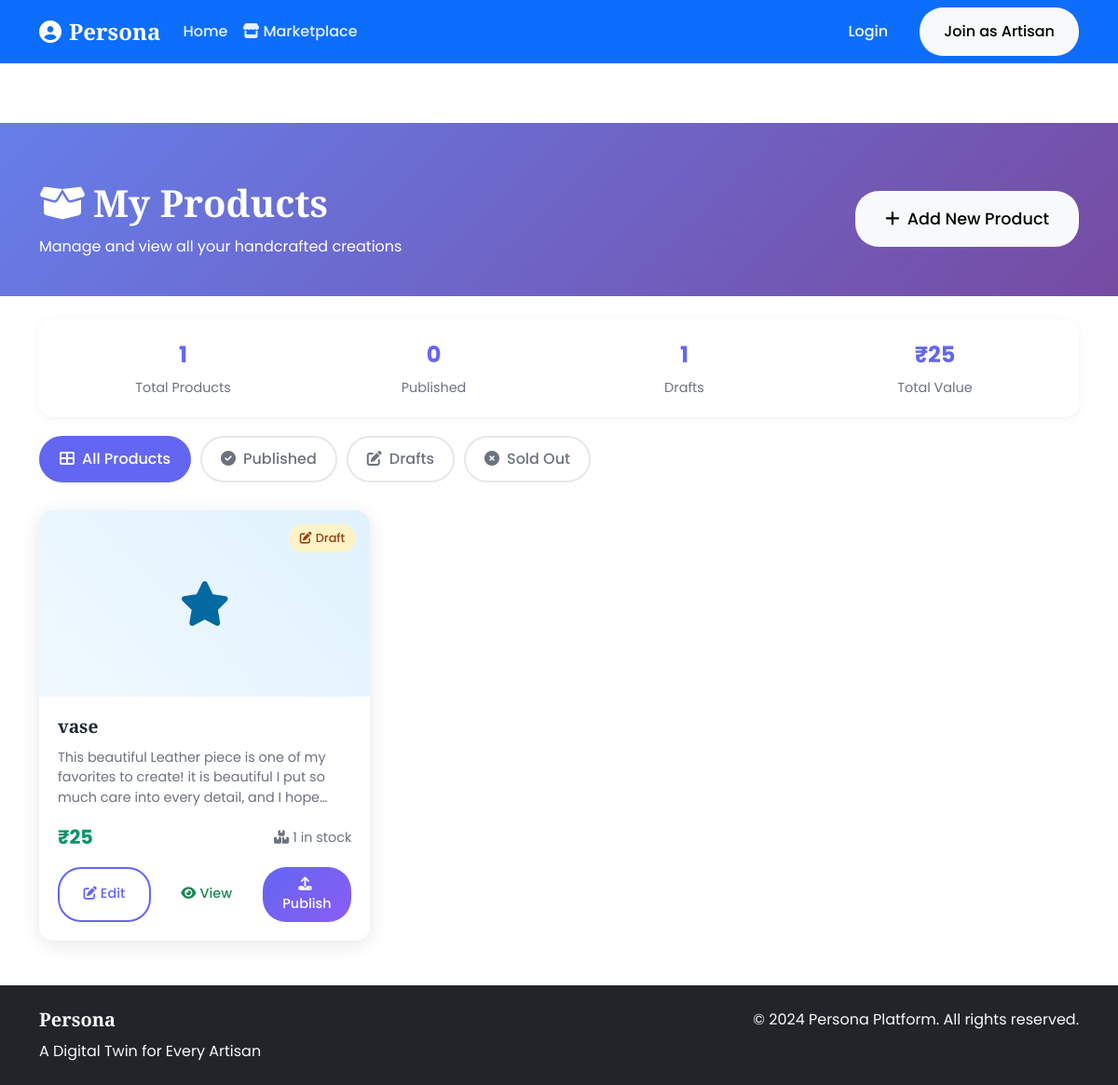
Page /artisan/products (signed in) on the committed database.
### app.py (models this page shows)
class Product(db.Model):
    id = db.Column(db.Integer, primary_key=True)
    artisan_id = db.Column(db.Integer, db.ForeignKey('artisan.id'), nullable=False)
    name = db.Column(db.String(200), nullable=False)
    description = db.Column(db.Text)
    ai_enriched_description = db.Column(db.Text)
    price = db.Column(db.Float, nullable=False)
    stock_quantity = db.Column(db.Integer, default=1)
    category = db.Column(db.String(100))
    images = db.Column(db.Text)  # JSON array of image paths
    status = db.Column(db.String(20), default='draft')  # draft, published, sold_out
    cultural_significance = db.Column(db.Text)
    creation_story = db.Column(db.Text)
    created_at = db.Column(db.DateTime, default=datetime.utcnow)

### app.py (the view)
    def decorated_function(*args, **kwargs):
        if not is_logged_in():
            return redirect(url_for('login'))
        return f(*args, **kwargs)

### app.py (called while the page is built)
def is_logged_in():
    return 'user_id' in session

def get_current_user():
    if is_logged_in():
        return User.query.get(session['user_id'])
    return None

def login_required(f):
    def decorated_function(*args, **kwargs):
        if not is_logged_in():
            return redirect(url_for('login'))
        return f(*args, **kwargs)
    decorated_function.__name__ = f.__name__
    return decorated_function

@app.route('/artisan/products')
@login_required
def my_products():
    if not get_current_user().user_type == 'artisan':
        flash('Access denied. Artisan account required.', 'error')
        return redirect(url_for('index'))
    artisan = Artisan.query.filter_by(user_id=get_current_user().id).first()
    if not artisan:
        flash('Artisan profile not found.', 'error')
        return redirect(url_for('index'))
    products = Product.query.filter_by(artisan_id=artisan.id).order_by(Product.created_at.desc()).all()
    return render_template('my_products.html', products=products, artisan=artisan)

### templates/my_products.html (shortened to what this page needs)
{% extends "base.html" %}
{% block content %}
<section class="products-header">
    <div class="container">
        <div class="row align-items-center">
            <div class="col-md-8">
                <h1><i class="fas fa-box-open me-2"></i>My Products</h1>
                <p class="mb-0">Manage and view all your handcrafted creations</p>
            </div>
            <div class="col-md-4 text-end">
                <button class="btn btn-light btn-lg" onclick="showAddProductModal()">
                    <i class="fas fa-plus me-2"></i>Add New Product
                </button>
            </div>
        </div>
    </div>
</section>
<div class="container my-4">
    <div class="stats-bar">
        <div class="stats-row">
            <div class="stat-item">
                <div class="stat-value" id="totalProducts">{{ products|length }}</div>
                <div class="stat-label">Total Products</div>
            </div>
            <div class="stat-item">
                <div class="stat-value" id="publishedProducts">{{ products|selectattr("status", "equalto", "published")|list|length }}</div>
                <div class="stat-label">Published</div>
            </div>
            <div class="stat-item">
                <div class="stat-value" id="draftProducts">{{ products|selectattr("status", "equalto", "draft")|list|length }}</div>
                <div class="stat-label">Drafts</div>
            </div>
            <div class="stat-item">
                <div class="stat-value">₹{{ products|sum(attribute='price')|int|default(0) }}</div>
                <div class="stat-label">Total Value</div>
            </div>
        </div>
    </div>
    <div class="filter-tabs">
        <div class="filter-tab active" data-filter="all">
            <i class="fas fa-th-large me-2"></i>All Products
        </div>
        <div class="filter-tab" data-filter="published">
            <i class="fas fa-check-circle me-2"></i>Published
        </div>
        <div class="filter-tab" data-filter="draft">
            <i class="fas fa-edit me-2"></i>Drafts
        </div>
        <div class="filter-tab" data-filter="sold_out">
            <i class="fas fa-times-circle me-2"></i>Sold Out
        </div>
    </div>
    <div class="product-grid" id="productsGrid">
        {% if products %}
        {% for product in products %}
        <div class="product-item" data-status="{{ product.status }}" data-product-id="{{ product.id }}" onclick="openProductCard({{ product.id }})">
            <div class="product-status status-{{ product.status }}">
                {% if product.status == 'published' %}
                    <i class="fas fa-check-circle me-1"></i>Published
                {% elif product.status == 'draft' %}
                    <i class="fas fa-edit me-1"></i>Draft
                {% elif product.status == 'sold_out' %}
                    <i class="fas fa-times-circle me-1"></i>Sold Out
                {% endif %}
            </div>
            <div class="product-image">
                <i class="fas fa-{{ 'palette' if product.category == 'Pottery' else 'cut' if product.category == 'Textiles' else 'gem' if product.category == 'Jewelry' else 'tree' if product.category == 'Woodwork' else 'star' }}"></i>
            </div>
            <div class="product-content">
                <h3 class="product-title">{{ product.name }}</h3>
                <p class="product-description">
                    {{ product.ai_enriched_description or product.description or 'No description available' }}
                </p>
                <div class="product-meta">
                    <div class="product-price">₹{{ "{:,}".format(product.price|int) }}</div>
                    <div class="product-stock">
                        <i class="fas fa-boxes me-1"></i>{{ product.stock_quantity }} in stock
                    </div>
                </div>
                <div class="product-actions">
                    <button class="btn btn-outline-primary btn-sm" onclick="event.stopPropagation(); editProduct({{ product.id }})">
                        <i class="fas fa-edit me-1"></i>Edit
                    </button>
                    <button class="btn btn-outline-success btn-sm" onclick="event.stopPropagation(); viewProduct({{ product.id }})">
                        <i class="fas fa-eye me-1"></i>View
                    </button>
                    {% if product.status == 'draft' %}
                    <button class="btn btn-primary btn-sm" onclick="event.stopPropagation(); publishProduct({{ product.id }})">
                        <i class="fas fa-upload me-1"></i>Publish
                    </button>
                    {% endif %}
                </div>
            </div>
        </div>
        {% endfor %}
        {% endif %}
    </div>
</div>
{% endblock %}

### static/css/style.css (style rules this page uses)
:root { --primary-color: #6366f1; --secondary-color: #8b5cf6; --success-color: #10b981; --warning-color: #f59e0b; --danger-color: #ef4444; --dark-color: #1f2937; --light-color: #f8fafc; --border-color: #e5e7eb; --text-muted: #6b7280; }
* { box-sizing: border-box; }
body { font-family: 'Poppins', sans-serif; line-height: 1.6; color: #374151; background-color: #ffffff; }
h1, h2, h3, h4, h5, h6 { font-family: 'Playfair Display', serif; font-weight: 600; line-height: 1.3; }
.btn { border-radius: 25px; font-weight: 500; padding: 12px 24px; transition: all 0.3s ease; border: 2px solid transparent; }
.btn-primary { background: linear-gradient(135deg, var(--primary-color), var(--secondary-color)); border: none; color: white; }
.btn-outline-primary { border-color: var(--primary-color); color: var(--primary-color); background: transparent; }
.btn-lg { padding: 15px 30px; font-size: 1.1rem; }
.btn-sm { padding: 8px 16px; font-size: 0.9rem; }
.fade-in-up { animation: fadeInUp 0.6s ease-out; }

### templates/my_products.html (style rules this page uses)
.products-header { background: linear-gradient(135deg, #667eea 0%, #764ba2 100%); color: white; padding: 60px 0 40px; margin-top: 56px; }
.product-grid { display: grid; grid-template-columns: repeat(auto-fill, minmax(350px, 1fr)); gap: 25px; margin: 30px 0; }
.product-item { background: white; border-radius: 15px; box-shadow: 0 4px 20px rgba(0,0,0,0.1); overflow: hidden; transition: all 0.3s ease; position: relative; cursor: pointer; }
.product-image { width: 100%; height: 200px; background: linear-gradient(45deg, #f0f9ff, #e0f2fe); display: flex; align-items: center; justify-content: center; font-size: 3rem; color: #0369a1; }
.product-content { padding: 20px; }
.product-title { font-size: 1.2rem; font-weight: 600; color: #1f2937; margin-bottom: 10px; }
.product-description { color: #6b7280; font-size: 0.9rem; line-height: 1.5; margin-bottom: 15px; display: -webkit-box; -webkit-line-clamp: 3; -webkit-box-orient: vertical; overflow: hidden; }
.product-meta { display: flex; justify-content: space-between; align-items: center; margin-bottom: 15px; }
.product-price { font-size: 1.3rem; font-weight: 700; color: #059669; }
.product-stock { font-size: 0.9rem; color: #6b7280; }
.product-status { position: absolute; top: 15px; right: 15px; padding: 5px 12px; border-radius: 20px; font-size: 0.8rem; font-weight: 500; }
.status-draft { background: #fef3c7; color: #92400e; }
.product-actions { display: flex; gap: 10px; margin-top: 15px; }
.product-actions .btn { flex: 1; font-size: 0.9rem; }
.filter-tabs { display: flex; gap: 10px; margin: 20px 0; flex-wrap: wrap; }
.filter-tab { padding: 10px 20px; border: 2px solid #e5e7eb; border-radius: 25px; background: white; color: #6b7280; cursor: pointer; transition: all 0.3s ease; font-weight: 500; }
.filter-tab.active { border-color: #6366f1; background: #6366f1; color: white; }
.stats-bar { background: white; border-radius: 15px; padding: 20px; margin: 20px 0; box-shadow: 0 2px 10px rgba(0,0,0,0.05); }
.stats-row { display: flex; justify-content: space-around; text-align: center; }
.stat-item { flex: 1; }
.stat-value { font-size: 1.5rem; font-weight: 700; color: #6366f1; }
.stat-label { font-size: 0.9rem; color: #6b7280; margin-top: 5px; }

### rows in the picture
Product: status "draft" (drawn), name "vase", ai_enriched_description "This beautiful Leather piece is one of my favorites to create! it is beautiful I put so much care into every detail, and I…", price "25", stock_quantity "1"

### other values in the picture
{{ products|length }} "1"
{{ products|selectattr("status", "equalto", "published")|list|length }} "0"
{{ products|selectattr("status", "equalto", "draft")|list|length }} "1"
{{ products|sum(attribute='price')|int|default(0) }} "25"
